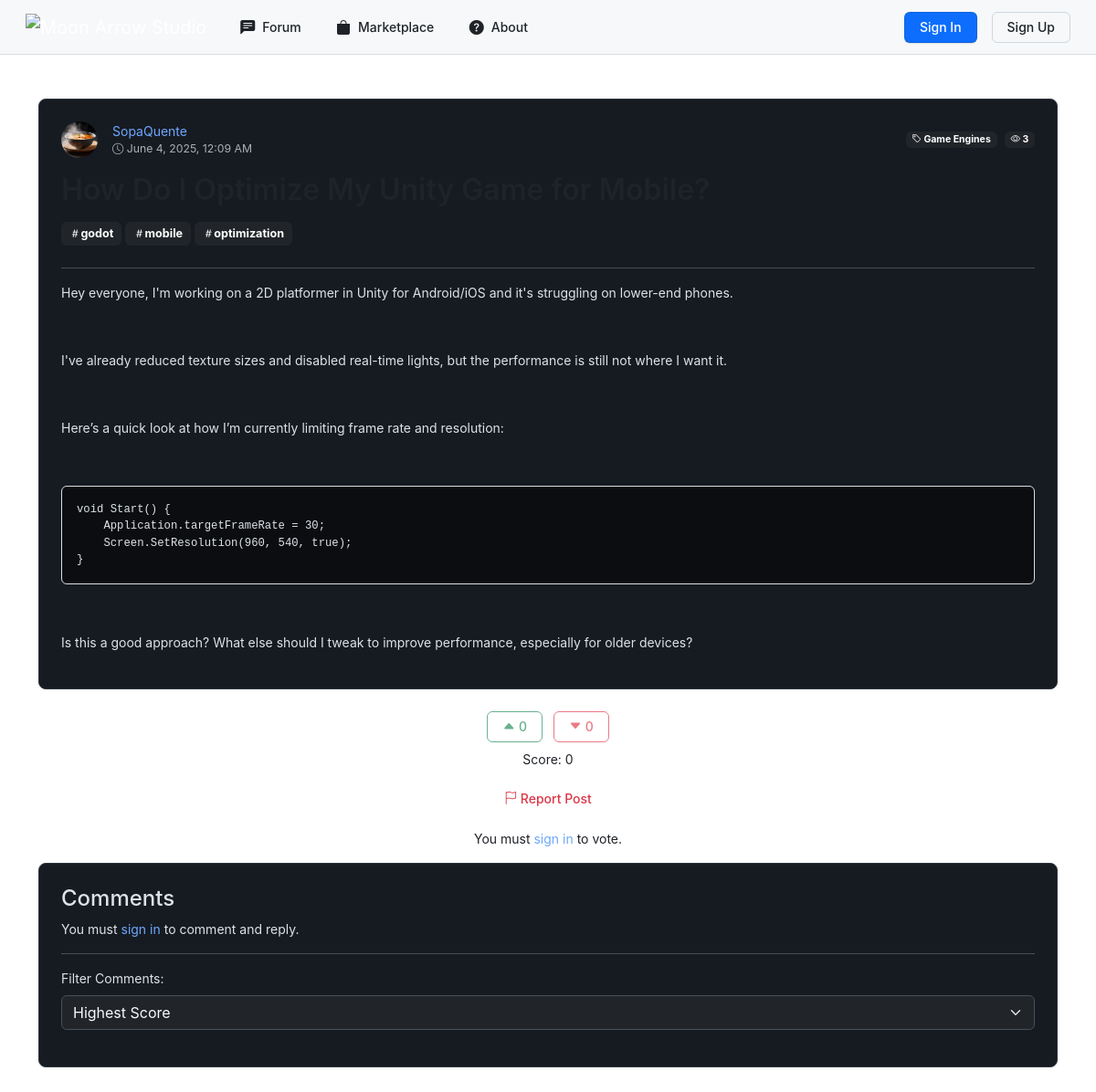
Screenshot of /php/view_post.php?id=100 with the database file from the repository.
### tables this page shows
CREATE TABLE IF NOT EXISTS `posts` (
  `id` int NOT NULL AUTO_INCREMENT,
  `title` varchar(255) NOT NULL,
  `content` text NOT NULL,
  `category_id` int NOT NULL,
  `hashtags` text,
  `images` text,
  `created_at` timestamp NULL DEFAULT CURRENT_TIMESTAMP,
  `videos` text,
  `user_id` int NOT NULL,
  `upvotes` int DEFAULT '0',
  `downvotes` int DEFAULT '0',
  `status` enum('published','draft','hidden') NOT NULL DEFAULT 'published',
  `views` int DEFAULT '0',
  `updated_at` timestamp NULL DEFAULT CURRENT_TIMESTAMP ON UPDATE CURRENT_TIMESTAMP,
  `reported_count` int DEFAULT '0',
  PRIMARY KEY (`id`),
  KEY `fk_posts_categories` (`category_id`),
  KEY `user_id` (`user_id`)
);

CREATE TABLE IF NOT EXISTS `users` (
  `user_id` int NOT NULL AUTO_INCREMENT,
  `username` varchar(50) NOT NULL,
  `email` varchar(100) NOT NULL,
  `password` varchar(255) NOT NULL,
  `role` enum('admin','user') DEFAULT 'user',
  `created_at` datetime DEFAULT CURRENT_TIMESTAMP,
  `profile_picture` varchar(255) DEFAULT NULL,
  `banner` varchar(255) DEFAULT NULL,
  `description` text,
  `status` enum('active','suspended') NOT NULL DEFAULT 'active',
  `youtube` varchar(255) DEFAULT NULL,
  `linkedin` varchar(255) DEFAULT NULL,
  `twitter` varchar(255) DEFAULT NULL,
  `instagram` varchar(255) DEFAULT NULL,
  `github` varchar(255) DEFAULT NULL,
  `portfolio` varchar(255) DEFAULT NULL,
  `reported_count` int NOT NULL DEFAULT '0',
  `follow_notifications` tinyint(1) NOT NULL DEFAULT '1',
  `asset_comment_notifications` tinyint(1) NOT NULL DEFAULT '1',
  `reply_notifications` tinyint(1) NOT NULL DEFAULT '1',
  `notification_frequency` enum('instant','hourly','daily','weekly') NOT NULL DEFAULT 'instant',
  `email_updates` tinyint(1) NOT NULL DEFAULT '1',
  `comment_notifications` tinyint(1) NOT NULL DEFAULT '1',
  PRIMARY KEY (`user_id`),
  UNIQUE KEY `username` (`username`),
  UNIQUE KEY `email` (`email`)
);

CREATE TABLE IF NOT EXISTS `categories` (
  `id` int NOT NULL AUTO_INCREMENT,
  `name` varchar(100) NOT NULL,
  PRIMARY KEY (`id`)
);

### php/view_post.php (the view, shortened to what this page needs)
<?php
require 'db_connect.php';
$post_id = isset($_GET['id']) ? intval($_GET['id']) : 0;
$stmt = $conn->prepare("SELECT posts.*, categories.name AS category_name, users.username, users.profile_picture
                        FROM posts
                        JOIN categories ON posts.category_id = categories.id
                        JOIN users ON posts.user_id = users.user_id
                        WHERE posts.id = ? AND posts.status = 'published'");
$stmt->bind_param("i", $post_id);
$stmt->execute();
$result = $stmt->get_result();
$post = $result->fetch_assoc();
?>
<!DOCTYPE html>
<html lang="en" data-bs-theme="dark">
<head> <?php include 'header.php'; ?>
	<link rel="stylesheet" href="https://cdnjs.cloudflare.com/ajax/libs/highlight.js/11.7.0/styles/default.min.css">
	<link rel="stylesheet" href="https://cdn.quilljs.com/1.3.7/quill.snow.css">
    <link rel="stylesheet" href="https://cdnjs.cloudflare.com/ajax/libs/animate.css/4.1.1/animate.min.css" />
</head>
<body>
<div class="container mt-5">
    <div class="card animate__animated animate__fadeIn">
        <div class="card-body">
            <div class="post-header mb-4">
                <div class="d-flex align-items-center justify-content-between mb-3">
                    <div class="d-flex align-items-center animate__animated animate__fadeInLeft">
                        <div class="profile-pic-container me-3">
                            <?php if (!empty($post['profile_picture'])): ?>
                                <img src="<?= htmlspecialchars($post['profile_picture']) ?>" alt="Profile" class="rounded-circle" width="40" height="40">
                            <?php else: ?>
                                <div class="rounded-circle bg-secondary d-flex align-items-center justify-content-center" style="width: 40px; height: 40px;">
                                    <i class="bi bi-person-fill text-white"></i>
                                </div>
                            <?php endif; ?>
                        </div>
                        <div>
                            <a href="profile.php?id=<?= htmlspecialchars($post['user_id']) ?>" class="text-decoration-none">
                                <?= htmlspecialchars($post['username'] ?? 'Anonymous') ?>
                            </a>
                            <div class="text-muted small">
                                <i class="bi bi-clock"></i> <?= date('F j, Y, g:i A', strtotime($post['created_at'])) ?>
                            </div>
                        </div>
                    </div>
                    <div class="d-flex align-items-center animate__animated animate__fadeInRight">
                        <span class="badge bg-dark me-2">
                            <i class="bi bi-tag"></i> <?= htmlspecialchars($post['category_name'] ?? 'Uncategorized') ?>
                        </span>
                        <span class="badge bg-dark">
                            <i class="bi bi-eye"></i> <?= htmlspecialchars($post['views'] ?? '0') ?>
                        </span>
                    </div>
                </div>
                <h1 class="card-title mb-3 animate__animated animate__fadeInDown"><?= htmlspecialchars($post['title'] ?? 'No Title') ?></h1>
                <?php if (!empty($post['hashtags'])): ?>
                    <div class="hashtag-container mb-3 animate__animated animate__fadeIn">
                        <?php
                        preg_match_all('/#([^\s#]+)/', $post['hashtags'], $matches);
                        foreach ($matches[1] as $tag) {
                            echo '<span class="badge bg-dark me-1"><i class="bi bi-hash"></i>' . htmlspecialchars($tag) . '</span>';
                        }
                        ?>
                    </div>
                <?php endif; ?>
            </div>
            <hr>
            <div class="animate__animated animate__fadeIn">
                <?= $post['content'] ?>
            </div>
        </div>
    </div>
</div>
<div class="text-center mt-3 animate__animated animate__fadeIn animate__delay-1s">
    <button class="btn btn-outline-success me-2 upvote-btn <?= isset($_SESSION['user_id']) ? '' : 'disabled' ?>" data-post-id="<?= $post_id ?>" <?= isset($_SESSION['user_id']) ? '' : 'disabled' ?>>
        <i class="bi bi-caret-up-fill"></i> <span id="upvote-count"><?= $post['upvotes'] ?></span>
    </button>
    <button class="btn btn-outline-danger downvote-btn <?= isset($_SESSION['user_id']) ? '' : 'disabled' ?>" data-post-id="<?= $post_id ?>" <?= isset($_SESSION['user_id']) ? '' : 'disabled' ?>>
        <i class="bi bi-caret-down-fill"></i> <span id="downvote-count"><?= $post['downvotes'] ?></span>
    </button>
    <p class="mt-2">Score: <span id="score"><?= $post['upvotes'] - $post['downvotes'] ?></span></p>
    <button class="btn text-danger report-btn mb-3" data-content-type="post" data-content-id="<?= $post_id ?>">
        <i class="bi bi-flag"></i> Report Post
    </button>
</div>
<?php if (!isset($_SESSION['user_id'])): ?>
    <p class="text-center animate__animated animate__fadeIn animate__delay-1s">You must <a href="sign_in/sign_in_html.php" class="text-decoration-none">sign in</a> to vote.</p>
<?php endif; ?>
<div class="container mt-3">
    <div class="card animate__animated animate__fadeIn animate__delay-1s">
        <div class="card-body">
            <h4 class="animate__animated animate__fadeInLeft">Comments</h4>
            <?php if (isset($_SESSION['user_id'])): ?>
                <div id="comment-editor" class="mb-3 animate__animated animate__fadeIn animate__delay-1s"></div>
                <button class="btn btn-primary animate__animated animate__fadeIn animate__delay-1s" id="submit-comment" data-post-id="<?= $post_id ?>">
                    <span class="button-text">Submit Comment</span>
                    <span class="spinner-border spinner-border-sm d-none" role="status" aria-hidden="true"></span>
                </button>
            <?php else: ?>
                <p class="animate__animated animate__fadeIn animate__delay-1s">You must <a href="sign_in/sign_in_html.php" class="text-decoration-none">sign in</a> to comment and reply.</p>
            <?php endif; ?>
            <hr>
            <div class="mb-3 animate__animated animate__fadeIn animate__delay-1s">
                <label for="filter" class="form-label">Filter Comments:</label>
                <select name="filter" id="filter" class="form-select me-2 bg-dark text-light">
                    <option value="highest_score" <?= isset($_GET['filter']) && $_GET['filter'] == 'highest_score' ? 'selected' : '' ?>>Highest Score</option>
                </select>
            </div>
        </div>
    </div>
</div>
	<br> <?php $conn->close(); ?> <script src="https://cdn.quilljs.com/1.3.7/quill.min.js"></script>
</body>

### php/header.php (style rules this page uses)
:root { --color-canvas-default: #ffffff; --color-canvas-subtle: #f6f8fa; --color-border-default: #d0d7de; --color-border-muted: #d8dee4; --color-btn-primary-bg: #2da44e; --color-btn-primary-hover-bg: #2c974b; --color-fg-default: #1F2328; --color-fg-muted: #656d76; --color-accent-fg: #0969da; --color-input-bg: #ffffff; --color-card-bg: #ffffff; --color-card-border: #d0d7de; --color-header-bg: #f6f8fa; --color-modal-bg: #ffffff; --color-alert-error-bg: #FFEBE9; --color-alert-error-border: rgba(255, 129, 130, 0.4); --color-alert-error-fg: #cf222e; --animation-duration: 0.8s; }
.header { font-family: -apple-system, BlinkMacSystemFont, "Segoe UI", "Noto Sans", Helvetica, Arial, sans-serif; background-color: var(--color-canvas-default); color: var(--color-fg-default); line-height: 1.5; font-size: 14px; }
.header .btn { border-radius: 6px; padding: 6px 16px; font-size: 14px; font-weight: 500; line-height: 20px; transition: all 0.2s cubic-bezier(0.3, 0, 0.5, 1); white-space: nowrap; }
.nav-link, .btn, .dropdown-item, .profile-btn { transition: all 0.2s cubic-bezier(0.4, 0, 0.2, 1); }

### php/view_post.php (style rules this page uses)
:root { --color-canvas-default: #ffffff; --color-canvas-subtle: #f6f8fa; --color-border-default: #d0d7de; --color-border-muted: #d8dee4; --color-btn-primary-bg: #2da44e; --color-btn-primary-hover-bg: #2c974b; --color-fg-default: #1F2328; --color-fg-muted: #656d76; --color-accent-fg: #0969da; --color-input-bg: #ffffff; --color-vote-active: #238636; --color-downvote-active: #cf222e; --color-comment-bg: #ffffff; --color-comment-border: #d0d7de; --color-reply-bg: #f6f8fa; --color-code-bg: #f6f8fa; --color-media-overlay: rgba(0, 0, 0, 0.5); --color-card-bg: #161b22; --color-card-border: #30363d; --color-accent-fg: #58a6ff; }
* { transition: all 0.3s ease-in-out; }
.card-title { font-size: 32px; font-weight: 600; margin-bottom: 8px; color: var(--color-fg-default); }
.card { background-color: var(--color-card-bg); border: 1px solid var(--color-card-border); border-radius: 8px; transition: all 0.4s cubic-bezier(0.4, 0, 0.2, 1); transform: translateZ(0); will-change: transform; margin-bottom: 1.5rem; position: relative; overflow: hidden; }
.card::before, .card::after { content: ''; position: absolute; left: 0; width: 100%; height: 2px; background: rgba(88, 166, 255, 0.3); transition: all 0.6s cubic-bezier(0.4, 0, 0.2, 1); z-index: 2; opacity: 0; }
.card::before { top: 0; transform: translateX(-105%); box-shadow: 0 0 15px rgba(88, 166, 255, 0.3); }
.card::after { bottom: 0; transform: translateX(105%); box-shadow: 0 0 15px rgba(88, 166, 255, 0.3); }
.card-body { padding: 24px; }
.upvote-btn, .downvote-btn { padding: 6px 12px; border-radius: 6px; border: 1px solid var(--color-border-default); background-color: var(--color-canvas-default); transition: all 0.2s ease; }
pre { background-color: var(--color-media-overlay) !important; border: 1px solid var(--color-border-muted); border-radius: 6px; padding: 16px; margin: 16px 0; }
.hashtag-container .badge { font-size: 0.9em; padding: 0.5em 0.7em; }

### rows the page displays
posts: user.username "SopaQuente", created_at "June 4, 2025, 12:09 AM", category.name "Game Engines", views "3", content "Hey everyone, I'm working on a 2D platformer in Unity for Android/iOS and it's struggling on lower-end phones. I've already reduced texture sizes and disabled real-time lights, but the performance is still not where I want it. Here’s a quick look at how I’m currently limiting frame rate and resolution: void Start() { Application.targetFrameRate = 30; Screen.SetResolution(960, 540, true); } Is this a good approach? What else should I tweak to improve performance, especially for older devices?", upvotes "0", downvotes "0", $post['upvotes']-$post['downvotes'] "0"

### other values shown
$tag "godot"
$tag "mobile"
$tag "optimization"
